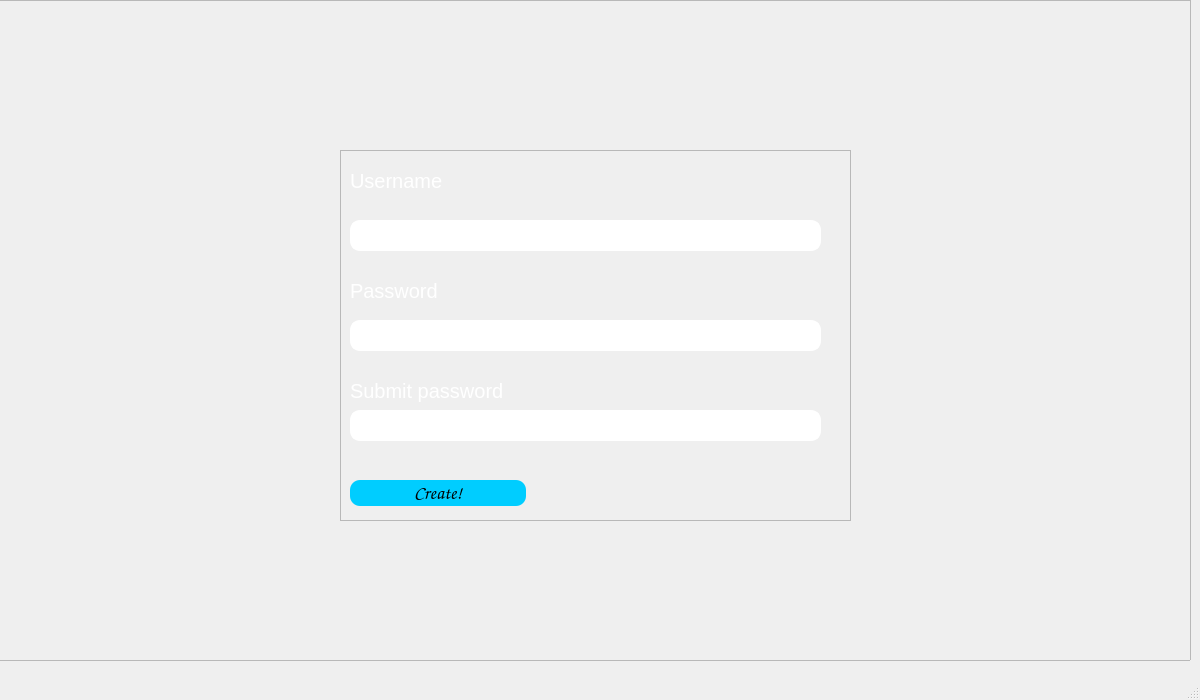
<?xml version="1.0" encoding="UTF-8"?>
<ui version="4.0">
 <class>Main</class>
 <widget class="QMainWindow" name="Main">
  <property name="geometry">
   <rect>
    <x>0</x>
    <y>0</y>
    <width>1200</width>
    <height>700</height>
   </rect>
  </property>
  <property name="sizePolicy">
   <sizepolicy hsizetype="Preferred" vsizetype="Preferred">
    <horstretch>0</horstretch>
    <verstretch>0</verstretch>
   </sizepolicy>
  </property>
  <property name="font">
   <font>
    <pointsize>1</pointsize>
   </font>
  </property>
  <property name="windowTitle">
   <string>Home - MathLab</string>
  </property>
  <widget class="QWidget" name="centralwidget">
   <property name="sizePolicy">
    <sizepolicy hsizetype="Preferred" vsizetype="Preferred">
     <horstretch>0</horstretch>
     <verstretch>0</verstretch>
    </sizepolicy>
   </property>
   <property name="font">
    <font>
     <family>Arial</family>
     <weight>50</weight>
     <bold>false</bold>
    </font>
   </property>
   <widget class="QFrame" name="login_signup_window">
    <property name="enabled">
     <bool>true</bool>
    </property>
    <property name="geometry">
     <rect>
      <x>-10</x>
      <y>0</y>
      <width>1201</width>
      <height>661</height>
     </rect>
    </property>
    <property name="toolTip">
     <string/>
    </property>
    <property name="frameShape">
     <enum>QFrame::StyledPanel</enum>
    </property>
    <property name="frameShadow">
     <enum>QFrame::Raised</enum>
    </property>
    <widget class="QLabel" name="login_signup_background">
     <property name="geometry">
      <rect>
       <x>4</x>
       <y>-5</y>
       <width>1181</width>
       <height>701</height>
      </rect>
     </property>
     <property name="text">
      <string/>
     </property>
     <property name="pixmap">
      <pixmap>design/title_screen.png</pixmap>
     </property>
    </widget>
    <widget class="QFrame" name="Signup_window">
     <property name="geometry">
      <rect>
       <x>350</x>
       <y>150</y>
       <width>511</width>
       <height>371</height>
      </rect>
     </property>
     <property name="frameShape">
      <enum>QFrame::StyledPanel</enum>
     </property>
     <property name="frameShadow">
      <enum>QFrame::Raised</enum>
     </property>
     <widget class="QLabel" name="signup_username_label">
      <property name="geometry">
       <rect>
        <x>10</x>
        <y>10</y>
        <width>161</width>
        <height>41</height>
       </rect>
      </property>
      <property name="font">
       <font>
        <family>Arial</family>
        <pointsize>15</pointsize>
        <weight>50</weight>
        <bold>false</bold>
       </font>
      </property>
      <property name="styleSheet">
       <string notr="true">QLabel {
	color: white;
}</string>
      </property>
      <property name="text">
       <string>Username</string>
      </property>
     </widget>
     <widget class="QLineEdit" name="signup_username_input">
      <property name="geometry">
       <rect>
        <x>10</x>
        <y>70</y>
        <width>471</width>
        <height>31</height>
       </rect>
      </property>
      <property name="font">
       <font>
        <family>Arial</family>
        <pointsize>14</pointsize>
       </font>
      </property>
      <property name="styleSheet">
       <string notr="true">QLineEdit {
	border-radius: 10px;
	border: 2px solid white;
}

QLineEdit:focus {
	border-radius: 10px;
	border: 2px solid rgb(0, 205, 255);
}</string>
      </property>
     </widget>
     <widget class="QLabel" name="signup_password_label">
      <property name="geometry">
       <rect>
        <x>10</x>
        <y>120</y>
        <width>161</width>
        <height>41</height>
       </rect>
      </property>
      <property name="font">
       <font>
        <family>Arial</family>
        <pointsize>15</pointsize>
        <weight>50</weight>
        <bold>false</bold>
       </font>
      </property>
      <property name="styleSheet">
       <string notr="true">QLabel {
	color: white;
}</string>
      </property>
      <property name="text">
       <string>Password</string>
      </property>
     </widget>
     <widget class="QLineEdit" name="signup_password_input">
      <property name="geometry">
       <rect>
        <x>10</x>
        <y>170</y>
        <width>471</width>
        <height>31</height>
       </rect>
      </property>
      <property name="font">
       <font>
        <family>Arial</family>
        <pointsize>14</pointsize>
       </font>
      </property>
      <property name="styleSheet">
       <string notr="true">QLineEdit {
	border-radius: 10px;
	border: 2px solid white;
}

QLineEdit:focus {
	border-radius: 10px;
	border: 2px solid rgb(0, 205, 255);
}</string>
      </property>
      <property name="echoMode">
       <enum>QLineEdit::Password</enum>
      </property>
     </widget>
     <widget class="QPushButton" name="signup_button">
      <property name="geometry">
       <rect>
        <x>10</x>
        <y>330</y>
        <width>176</width>
        <height>26</height>
       </rect>
      </property>
      <property name="maximumSize">
       <size>
        <width>300</width>
        <height>35</height>
       </size>
      </property>
      <property name="font">
       <font>
        <family>Comic Sans MS</family>
        <pointsize>14</pointsize>
        <weight>50</weight>
        <italic>false</italic>
        <bold>false</bold>
       </font>
      </property>
      <property name="cursor">
       <cursorShape>PointingHandCursor</cursorShape>
      </property>
      <property name="styleSheet">
       <string notr="true">QPushButton {
	border-radius: 10px;
	background: rgb(0, 205, 255);
}

QPushButton:pressed {
	background:rgb(0, 203, 14);
	
}</string>
      </property>
      <property name="text">
       <string>Create!</string>
      </property>
     </widget>
     <widget class="QLabel" name="signup_submit_password_label">
      <property name="geometry">
       <rect>
        <x>10</x>
        <y>220</y>
        <width>211</width>
        <height>41</height>
       </rect>
      </property>
      <property name="font">
       <font>
        <family>Arial</family>
        <pointsize>15</pointsize>
        <weight>50</weight>
        <bold>false</bold>
       </font>
      </property>
      <property name="styleSheet">
       <string notr="true">QLabel {
	color: white;
}</string>
      </property>
      <property name="text">
       <string>Submit password</string>
      </property>
     </widget>
     <widget class="QLineEdit" name="signup_submit_password_input">
      <property name="geometry">
       <rect>
        <x>10</x>
        <y>260</y>
        <width>471</width>
        <height>31</height>
       </rect>
      </property>
      <property name="font">
       <font>
        <family>Arial</family>
        <pointsize>14</pointsize>
       </font>
      </property>
      <property name="styleSheet">
       <string notr="true">QLineEdit {
	border-radius: 10px;
	border: 2px solid white;
}

QLineEdit:focus {
	border-radius: 10px;
	border: 2px solid rgb(0, 205, 255);
}</string>
      </property>
      <property name="echoMode">
       <enum>QLineEdit::Password</enum>
      </property>
     </widget>
    </widget>
   </widget>
  </widget>
  <widget class="QMenuBar" name="menubar">
   <property name="geometry">
    <rect>
     <x>0</x>
     <y>0</y>
     <width>1200</width>
     <height>26</height>
    </rect>
   </property>
  </widget>
  <widget class="QStatusBar" name="statusbar"/>
 </widget>
 <resources/>
 <connections/>
</ui>
